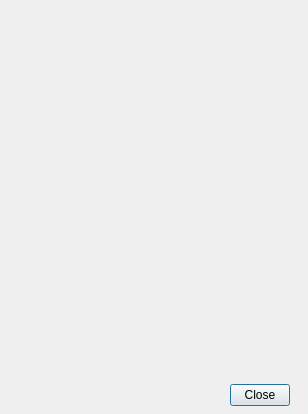
<?xml version="1.0" encoding="UTF-8"?>
<ui version="4.0">
 <class>UI3DControlPadSetting</class>
 <widget class="QDialog" name="UI3DControlPadSetting">
  <property name="geometry">
   <rect>
    <x>0</x>
    <y>0</y>
    <width>308</width>
    <height>414</height>
   </rect>
  </property>
  <property name="focusPolicy">
   <enum>Qt::StrongFocus</enum>
  </property>
  <property name="windowTitle">
   <string>3D Control Pad Configuration</string>
  </property>
  <widget class="QLabel" name="label">
   <property name="geometry">
    <rect>
     <x>10</x>
     <y>10</y>
     <width>281</width>
     <height>321</height>
    </rect>
   </property>
   <property name="pixmap">
    <pixmap resource="../resources/resources.qrc">:/actions/3dcontroller.png</pixmap>
   </property>
   <property name="scaledContents">
    <bool>true</bool>
   </property>
   <property name="alignment">
    <set>Qt::AlignCenter</set>
   </property>
  </widget>
  <widget class="QToolButton" name="tbUp">
   <property name="geometry">
    <rect>
     <x>60</x>
     <y>140</y>
     <width>31</width>
     <height>30</height>
    </rect>
   </property>
   <property name="focusPolicy">
    <enum>Qt::NoFocus</enum>
   </property>
   <property name="toolTip">
    <string>Up</string>
   </property>
   <property name="checkable">
    <bool>true</bool>
   </property>
   <property name="autoRaise">
    <bool>true</bool>
   </property>
  </widget>
  <widget class="QToolButton" name="tbX">
   <property name="geometry">
    <rect>
     <x>160</x>
     <y>130</y>
     <width>21</width>
     <height>31</height>
    </rect>
   </property>
   <property name="focusPolicy">
    <enum>Qt::NoFocus</enum>
   </property>
   <property name="toolTip">
    <string>X</string>
   </property>
   <property name="checkable">
    <bool>true</bool>
   </property>
   <property name="autoRaise">
    <bool>true</bool>
   </property>
  </widget>
  <widget class="QToolButton" name="tbY">
   <property name="geometry">
    <rect>
     <x>190</x>
     <y>122</y>
     <width>21</width>
     <height>31</height>
    </rect>
   </property>
   <property name="focusPolicy">
    <enum>Qt::NoFocus</enum>
   </property>
   <property name="toolTip">
    <string>Y</string>
   </property>
   <property name="checkable">
    <bool>true</bool>
   </property>
   <property name="autoRaise">
    <bool>true</bool>
   </property>
  </widget>
  <widget class="QToolButton" name="tbZ">
   <property name="geometry">
    <rect>
     <x>220</x>
     <y>122</y>
     <width>21</width>
     <height>31</height>
    </rect>
   </property>
   <property name="focusPolicy">
    <enum>Qt::NoFocus</enum>
   </property>
   <property name="toolTip">
    <string>Z</string>
   </property>
   <property name="checkable">
    <bool>true</bool>
   </property>
   <property name="autoRaise">
    <bool>true</bool>
   </property>
  </widget>
  <widget class="QToolButton" name="tbC">
   <property name="geometry">
    <rect>
     <x>230</x>
     <y>150</y>
     <width>21</width>
     <height>31</height>
    </rect>
   </property>
   <property name="focusPolicy">
    <enum>Qt::NoFocus</enum>
   </property>
   <property name="toolTip">
    <string>C</string>
   </property>
   <property name="checkable">
    <bool>true</bool>
   </property>
   <property name="autoRaise">
    <bool>true</bool>
   </property>
  </widget>
  <widget class="QToolButton" name="tbB">
   <property name="geometry">
    <rect>
     <x>190</x>
     <y>160</y>
     <width>21</width>
     <height>31</height>
    </rect>
   </property>
   <property name="focusPolicy">
    <enum>Qt::NoFocus</enum>
   </property>
   <property name="toolTip">
    <string>B</string>
   </property>
   <property name="checkable">
    <bool>true</bool>
   </property>
   <property name="autoRaise">
    <bool>true</bool>
   </property>
  </widget>
  <widget class="QToolButton" name="tbA">
   <property name="geometry">
    <rect>
     <x>160</x>
     <y>170</y>
     <width>21</width>
     <height>31</height>
    </rect>
   </property>
   <property name="focusPolicy">
    <enum>Qt::NoFocus</enum>
   </property>
   <property name="toolTip">
    <string>A</string>
   </property>
   <property name="checkable">
    <bool>true</bool>
   </property>
   <property name="autoRaise">
    <bool>true</bool>
   </property>
  </widget>
  <widget class="QToolButton" name="tbStart">
   <property name="geometry">
    <rect>
     <x>110</x>
     <y>210</y>
     <width>31</width>
     <height>30</height>
    </rect>
   </property>
   <property name="focusPolicy">
    <enum>Qt::NoFocus</enum>
   </property>
   <property name="toolTip">
    <string>Start</string>
   </property>
   <property name="checkable">
    <bool>true</bool>
   </property>
   <property name="autoRaise">
    <bool>true</bool>
   </property>
  </widget>
  <widget class="QToolButton" name="tbRightTrigger">
   <property name="geometry">
    <rect>
     <x>250</x>
     <y>60</y>
     <width>41</width>
     <height>51</height>
    </rect>
   </property>
   <property name="focusPolicy">
    <enum>Qt::NoFocus</enum>
   </property>
   <property name="toolTip">
    <string>Right trigger</string>
   </property>
   <property name="checkable">
    <bool>true</bool>
   </property>
   <property name="autoRaise">
    <bool>true</bool>
   </property>
  </widget>
  <widget class="QToolButton" name="tbLeftTrigger">
   <property name="geometry">
    <rect>
     <x>80</x>
     <y>10</y>
     <width>41</width>
     <height>51</height>
    </rect>
   </property>
   <property name="focusPolicy">
    <enum>Qt::NoFocus</enum>
   </property>
   <property name="toolTip">
    <string>Left trigger</string>
   </property>
   <property name="checkable">
    <bool>true</bool>
   </property>
   <property name="autoRaise">
    <bool>true</bool>
   </property>
  </widget>
  <widget class="QToolButton" name="tbDown">
   <property name="geometry">
    <rect>
     <x>60</x>
     <y>200</y>
     <width>31</width>
     <height>30</height>
    </rect>
   </property>
   <property name="focusPolicy">
    <enum>Qt::NoFocus</enum>
   </property>
   <property name="toolTip">
    <string>Down</string>
   </property>
   <property name="checkable">
    <bool>true</bool>
   </property>
   <property name="autoRaise">
    <bool>true</bool>
   </property>
  </widget>
  <widget class="QToolButton" name="tbRight">
   <property name="geometry">
    <rect>
     <x>90</x>
     <y>169</y>
     <width>30</width>
     <height>31</height>
    </rect>
   </property>
   <property name="focusPolicy">
    <enum>Qt::NoFocus</enum>
   </property>
   <property name="toolTip">
    <string>Right</string>
   </property>
   <property name="checkable">
    <bool>true</bool>
   </property>
   <property name="autoRaise">
    <bool>true</bool>
   </property>
  </widget>
  <widget class="QToolButton" name="tbLeft">
   <property name="geometry">
    <rect>
     <x>30</x>
     <y>170</y>
     <width>30</width>
     <height>31</height>
    </rect>
   </property>
   <property name="focusPolicy">
    <enum>Qt::NoFocus</enum>
   </property>
   <property name="toolTip">
    <string>Left</string>
   </property>
   <property name="checkable">
    <bool>true</bool>
   </property>
   <property name="autoRaise">
    <bool>true</bool>
   </property>
  </widget>
  <widget class="QLabel" name="lInfos">
   <property name="geometry">
    <rect>
     <x>50</x>
     <y>330</y>
     <width>191</width>
     <height>41</height>
    </rect>
   </property>
   <property name="alignment">
    <set>Qt::AlignCenter</set>
   </property>
  </widget>
  <widget class="QDialogButtonBox" name="padButtons">
   <property name="geometry">
    <rect>
     <x>230</x>
     <y>380</y>
     <width>60</width>
     <height>30</height>
    </rect>
   </property>
   <property name="standardButtons">
    <set>QDialogButtonBox::Close</set>
   </property>
  </widget>
  <widget class="QToolButton" name="tbAxis2Up">
   <property name="geometry">
    <rect>
     <x>40</x>
     <y>50</y>
     <width>31</width>
     <height>30</height>
    </rect>
   </property>
   <property name="focusPolicy">
    <enum>Qt::NoFocus</enum>
   </property>
   <property name="toolTip">
    <string>Up</string>
   </property>
   <property name="checkable">
    <bool>true</bool>
   </property>
   <property name="autoRaise">
    <bool>true</bool>
   </property>
  </widget>
  <widget class="QToolButton" name="tbAxis1Left">
   <property name="geometry">
    <rect>
     <x>10</x>
     <y>80</y>
     <width>30</width>
     <height>31</height>
    </rect>
   </property>
   <property name="focusPolicy">
    <enum>Qt::NoFocus</enum>
   </property>
   <property name="toolTip">
    <string>Left</string>
   </property>
   <property name="checkable">
    <bool>true</bool>
   </property>
   <property name="autoRaise">
    <bool>true</bool>
   </property>
  </widget>
  <widget class="QToolButton" name="tbAxis2Down">
   <property name="geometry">
    <rect>
     <x>40</x>
     <y>110</y>
     <width>31</width>
     <height>30</height>
    </rect>
   </property>
   <property name="focusPolicy">
    <enum>Qt::NoFocus</enum>
   </property>
   <property name="toolTip">
    <string>Down</string>
   </property>
   <property name="checkable">
    <bool>true</bool>
   </property>
   <property name="autoRaise">
    <bool>true</bool>
   </property>
  </widget>
  <widget class="QToolButton" name="tbAxis1Right">
   <property name="geometry">
    <rect>
     <x>70</x>
     <y>80</y>
     <width>30</width>
     <height>31</height>
    </rect>
   </property>
   <property name="focusPolicy">
    <enum>Qt::NoFocus</enum>
   </property>
   <property name="toolTip">
    <string>Right</string>
   </property>
   <property name="checkable">
    <bool>true</bool>
   </property>
   <property name="autoRaise">
    <bool>true</bool>
   </property>
  </widget>
 </widget>
 <resources>
  <include location="../resources/resources.qrc"/>
 </resources>
 <connections>
  <connection>
   <sender>padButtons</sender>
   <signal>rejected()</signal>
   <receiver>UI3DControlPadSetting</receiver>
   <slot>reject()</slot>
   <hints>
    <hint type="sourcelabel">
     <x>20</x>
     <y>20</y>
    </hint>
    <hint type="destinationlabel">
     <x>20</x>
     <y>20</y>
    </hint>
   </hints>
  </connection>
 </connections>
</ui>
